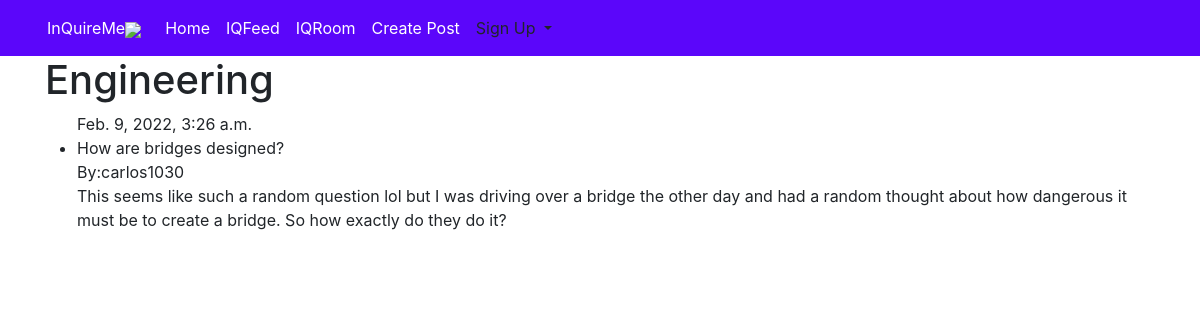
/category/Engineering/, run on the app's committed database.
### inquire_me/models.py (models this page shows, shortened)
class Post(models.Model):
    title = models.CharField(max_length=200)
    body = models.TextField()
    created_at = models.DateTimeField(auto_now_add=True)
    username = models.ForeignKey(
        settings.AUTH_USER_MODEL, on_delete=models.CASCADE, default=1)
    categories = models.CharField(
        max_length=30, choices=CATEGORY_CHOICES, default='')
    likes = models.ManyToManyField(
        settings.AUTH_USER_MODEL, related_name='post_likes')

### accounts/models.py (models this page shows, shortened)
class User(AbstractUser):
    username = models.CharField(
        max_length=50, blank=True, null=True, unique=True)
    email = models.EmailField(verbose_name="email address", unique=True)
    birth_date = models.DateField(verbose_name="DOB", null=True, blank=True)
    categories_verified = models.CharField(
        max_length=30, choices=CATEGORY_CHOICES, default='')
    color_iqroom = models.CharField(
        max_length=6, choices=COLOR_CHOICES, default='green')
    is_active = models.BooleanField(default=True)
    flag = models.IntegerField(
        choices=((1, 'Standard Account'), (2, 'Pro Account')), default=1)
    USERNAME_FIELD = 'email'
    REQUIRED_FIELDS = ['username']
    objects = CustomUserManager()
    def __str__(self):
        return self.username

### inquire_me/views.py (the view)
# urls.py: path('category/<str:cats>/', CategoryDetailView, name='post_category'),
def CategoryDetailView(request, cats):
    category_posts = Post.objects.filter(categories=cats)
    return render(request, 'category_detail.html', {'cats': cats.title(), 'category_posts': category_posts})

### templates/category_detail.html
{% extends 'base.html' %}
{% block content %}
{%if category_posts %}
<h1>{{ cats }}</h1>
<ul>
{% for post in category_posts %}
{{ post.created_at }}<br>
<li>{{ post.title }} </li>
    By:{{ post.username }}<br>
    {{ post.body}}<br><br>
{% endfor %}
</ul>
{% else %}
<h2>Sorry this page doesn't exist.</h2>
{% endif %}
{% endblock content %}

### data on the page
Post: categories "Engineering", created_at "Feb. 9, 2022, 3:26 a.m.", title "How are bridges designed?", username "carlos1030", body "This seems like such a random question lol but I was driving over a bridge the other day and had a random thought about how dangerous it must be to create a bridge. So how exactly do they do it?"
